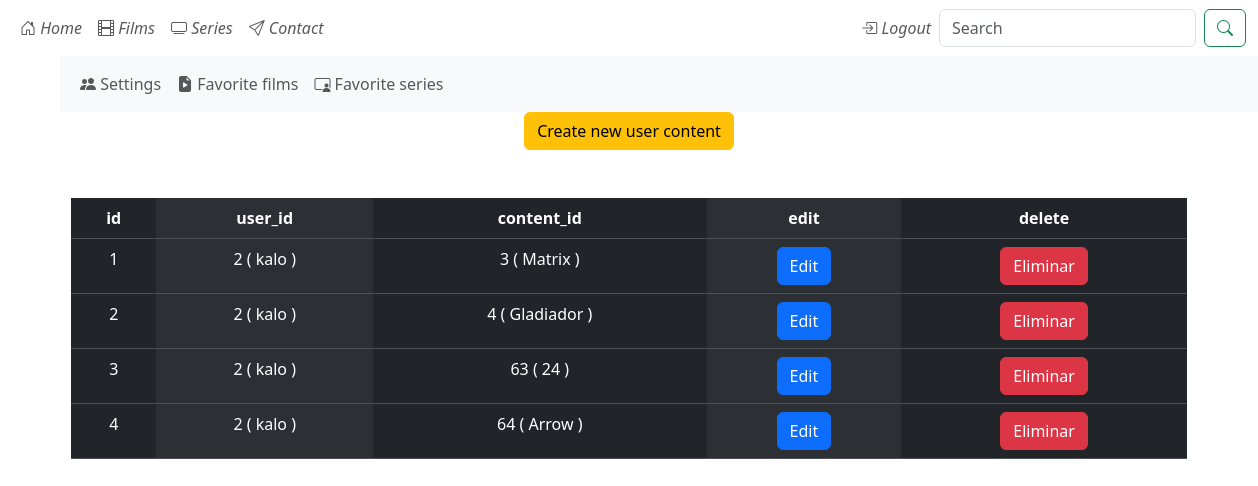
/admin/users_contents/showAll (signed in), run on an earlier commit of the app's database.
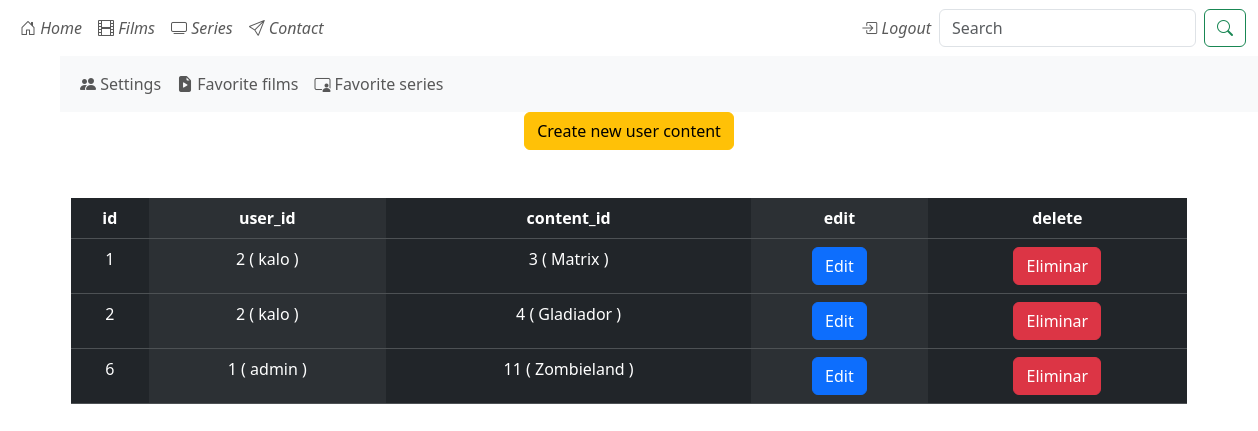
And on a later commit of the database.
### tables this page shows
CREATE TABLE users_contents (
            id INTEGER PRIMARY KEY AUTOINCREMENT,
            user_id INTEGER,
            content_id INTEGER,
            foreign key (user_id) references users(id) ON UPDATE CASCADE ON DELETE CASCADE,
            foreign key (content_id) references contents(id) ON UPDATE CASCADE ON DELETE CASCADE
        );

CREATE TABLE users (
                                    id INTEGER PRIMARY KEY AUTOINCREMENT,
                                    name varchar(255),
                                    password varchar(255),
                                    email varchar(50),
                                    birddate date,
                                    rol varchar(20) default 'normal'
                            );

CREATE TABLE contents (
                    id INTEGER PRIMARY KEY AUTOINCREMENT,
                    type varchar(20),
                    genre varchar(20),
                    title varchar(255),
                    year integer,
                    image varchar(255),
                    clicks integer
            );

### main.py (the view)
@app.route("/admin/users_contents/showAll")
@app.route("/admin/users_contents/showAll/<page>")
def show_all_users_contents_admin(page=0):
    if 'name' not in session:
        if session["rol"] != "admin":
            return redirect("/form_login")
    page=int(page)
    users_contents=sqlite_users_contents.get_all_users_contents(page*10)
    total_pages=sqlite_users_contents.get_count_users_contents()
    last_page=floor(total_pages/10)
    return render_template("admin/users_contents/showAll.html",users_contents=users_contents, sqlite_users=sqlite_users, sqlite_contents=sqlite_contents, page=page, last_page=last_page)

### data/sqliteClient.py (called while the page is built, shortened)
    def connect(self):
        incializar_bd=False
        if not os.path.exists(self.SQLITE_DB):
            incializar_bd=True
        try:
            self.connection=sqlite3.connect(self.SQLITE_DB, check_same_thread=False)
            self.cursor=self.connection.cursor()
        except Exception as e:
            print("Exception: ", e)

    def close(self):
        if self.connection!=None:
            self.connection.close()

### data/sqliteContents.py (called while the page is built)
    def get_content_by_field(self, field, value):
        self.sqliteClient.cursor.execute(f"SELECT * FROM contents WHERE {field}='{value}'")
        tupla=self.sqliteClient.cursor.fetchall()
        return tupla

### data/sqliteUsers.py (called while the page is built)
    def get_user_by_field(self, field, value):
        print ("pasado el valor ", field, value)
        self.sqliteClient.cursor.execute(f"SELECT * FROM users WHERE {field}='{value}'")
        tupla=self.sqliteClient.cursor.fetchall()
        return tupla

### data/sqliteUsersContents.py (called while the page is built)
    def get_all_users_contents(self, page):
        self.sqliteClient.cursor.execute("SELECT * FROM users_contents LIMIT ?, 10", (page,))
        return self.sqliteClient.cursor.fetchall()

### main.py (called while the page is built)
@app.before_request
def before_request_func():
    database.connect()

### templates/admin/users_contents/showAll.html (shortened to what this page needs)
{% extends "base.html" %}
{% block content %}
{% set delete_to_user_content=-1 %}
<div class="container text-center">
    <a href="/admin/users_contents/form_create" class="btn btn-warning">Create new user content</a>
    <div class="row">
        <div class="col md-12">
            <nav class="navbar">
            </nav>
        </div>
    </div>
    <div class="row">
        <div class="col md-6 mx-auto mt-3">
            <table class="table table-dark table-striped-columns">
                <thead>
                    <tr>
                        <th>id</th>
                        <th>user_id</th>
                        <th>content_id</th>
                        <th>edit</th>
                        <th>delete</th>
                    </tr>
                </thead>
                    <tbody>
                        {%for user_content in users_contents %}
                        <tr>
                            <td>{{user_content[0]}}</td>
                            {% set user_id=user_content[1] %}
                            <td>{{user_id}} ( {{ sqlite_users.get_user_by_field("id", user_id )[0][1]}} )</td>
                            {% set content_id=user_content[2] %}
                            <td>{{content_id}} ( {{ sqlite_contents.get_content_by_field("id", content_id )[0][3]}} )</td>
                            <td>
                                <form action="/admin/users_contents/form_update" method="post">
                                <button type="submit" class="btn btn-primary">Edit</button>
                                </form>
                            </td>
                            <td>
                                {% set delete_to_user_content=user_content[0] %}
                                <button type="button" class="btn btn-danger" data-bs-toggle="modal" data-bs-target="#exampleModal{{delete_to_user_content}}">
                                    Eliminar
                                </button>
                            </td>
                        </tr>
                        {% endfor %}
                    </tbody>
            </table>
        </div>
    </div>
</div>
{% endblock %}

What changed in the data, as far as the page shows it:
removed users_contents: id "3", user "2", {{ sqlite_users.get_user_by_field("id", user_id )[0][1] }} "kalo", content "63"
no longer on this page (row edited): contents: title "24"
removed users_contents: id "4", user "2", {{ sqlite_users.get_user_by_field("id", user_id )[0][1] }} "kalo", content "64"
no longer on this page (row edited): contents: title "Arrow"
added users_contents: id "6", user "1", content "11"
now on this page (row unchanged): users: name "admin"
now on this page (row edited): contents: title "Zombieland"
